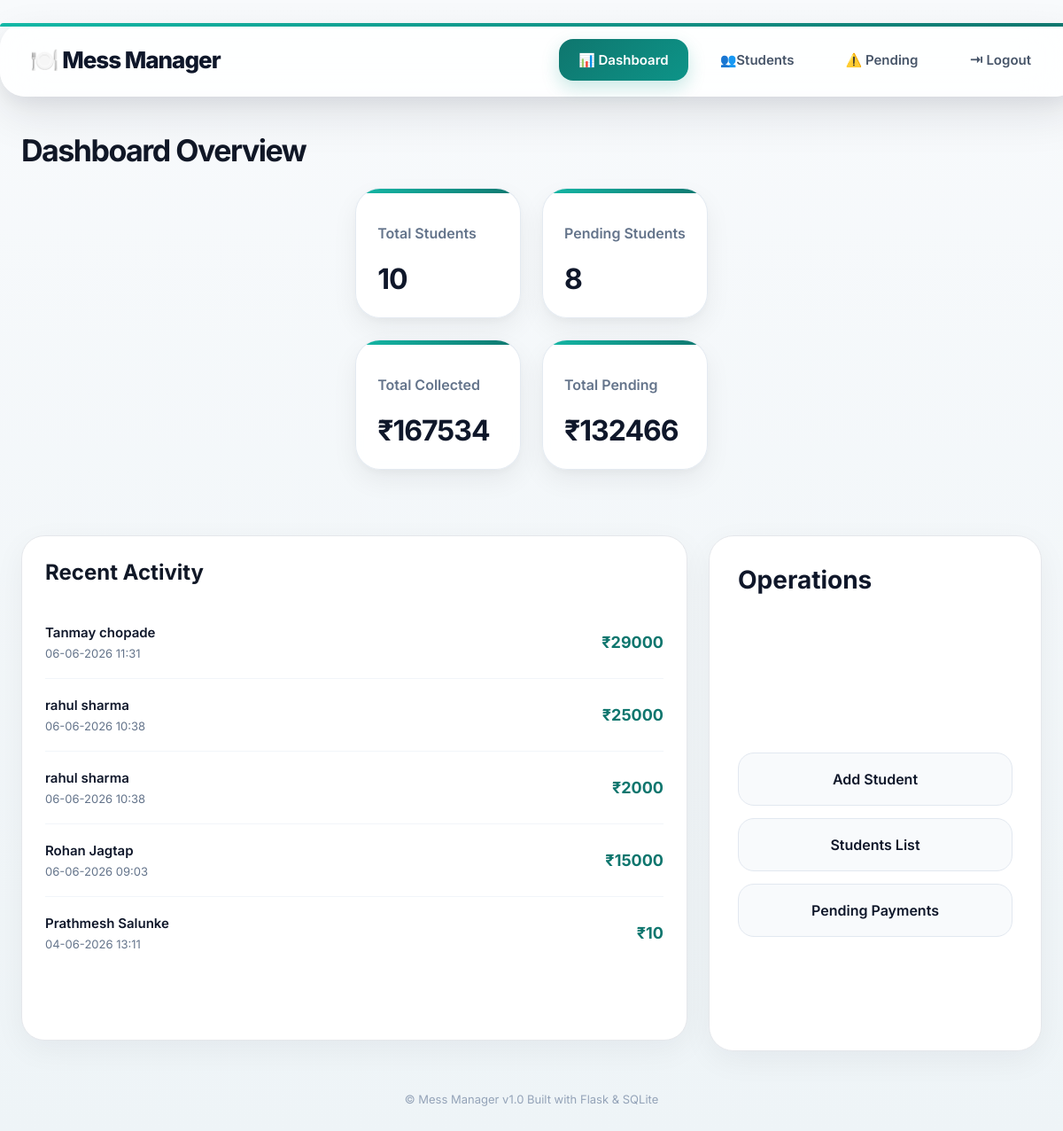
The app's page / (signed in) with its own data.
### tables this page shows
CREATE TABLE payments (

        id INTEGER PRIMARY KEY AUTOINCREMENT,

        student_id INTEGER NOT NULL,

        amount INTEGER NOT NULL,

        payment_date TEXT NOT NULL,

        FOREIGN KEY (student_id)
        REFERENCES students(id)
        ON DELETE CASCADE,

        CHECK(amount > 0)

    );

CREATE TABLE students (

        id INTEGER PRIMARY KEY AUTOINCREMENT,

        admin_id INTEGER NOT NULL,

        student_code TEXT NOT NULL UNIQUE,

        name TEXT NOT NULL,

        mobile TEXT NOT NULL,

        hostel TEXT NOT NULL,

        room TEXT NOT NULL,

        department TEXT NOT NULL,

        academic_level TEXT NOT NULL,

        total_fees INTEGER NOT NULL DEFAULT 30000,

        received_amount INTEGER NOT NULL DEFAULT 0,

        joining_date TEXT NOT NULL,

        FOREIGN KEY (admin_id) REFERENCES admin(id),

        UNIQUE(admin_id, mobile),

        CHECK(received_amount >= 0),

        CHECK(total_fees >= 0),

        CHECK(received_amount <= total_fees)

    );

### app.py (the view)
@app.route('/')
@login_required
def home():
    conn = connect_db()
    admin_id = session['admin_id']
    total_students = conn.execute(
        "SELECT COUNT(*) FROM students WHERE admin_id = ?"
    ,
    (admin_id,)
    ).fetchone()[0]
    total_collected = conn.execute(
        "SELECT SUM(received_amount) FROM students WHERE admin_id = ?"
    ,
    (admin_id,)
    ).fetchone()[0]
    total_pending = conn.execute(
        """

        SELECT SUM(total_fees - received_amount)

        FROM students

        WHERE admin_id = ?

        """,
        (admin_id,)
    ).fetchone()[0]
    pending_students = conn.execute(
        """

        SELECT COUNT(*)

        FROM students

        WHERE admin_id = ?

        AND (total_fees - received_amount) > 0

        """,
        (admin_id,)
    ).fetchone()[0]
    recent_payments = conn.execute(
        """

        SELECT students.name,

            payments.amount,

            payments.payment_date

        FROM payments

        JOIN students

        ON payments.student_id = students.id

        WHERE students.admin_id = ?

        ORDER BY payments.id DESC

        LIMIT 5

        """,
        (admin_id,)
    ).fetchall()
    conn.close()
    if total_collected is None:
        total_collected = 0
    if total_pending is None:
        total_pending = 0
    return render_template(
        "home.html",
        total_students=total_students,
        total_collected=total_collected,
        total_pending=total_pending,
        pending_students=pending_students,
        recent_payments=recent_payments
    )

### app.py (called while the page is built)
def connect_db():
    conn = sqlite3.connect('database.db')
    conn.execute("PRAGMA foreign_keys = ON")
    conn.row_factory = sqlite3.Row
    return conn

def login_required(func):
    @wraps(func)
    def wrapper(*args, **kwargs):
        if not session.get('admin_logged_in'):
            return redirect('/login')
        return func(*args, **kwargs)
    return wrapper

### templates/home.html (shortened to what this page needs)
{% extends "base.html" %}
{% block content %}
    <div class="dashboard-container">
        <div class="dashboard-layout">
            <h1 class="dashboard-title page-title">
                Dashboard Overview
            </h1>
            <div class="dashboard-cards">
                <div class="dashboard-card ui-card">
                    <h3>Total Students</h3>
                    <p>{{ total_students }}</p>
                </div>
                <div class="dashboard-card ui-card">
                    <h3>Pending Students</h3>
                    <p>{{ pending_students }}</p>
                </div>
                <div class="dashboard-card ui-card">
                    <h3>Total Collected</h3>
                    <p>₹{{ total_collected }}</p>
                </div>
                <div class="dashboard-card ui-card">
                    <h3>Total Pending</h3>
                    <p>₹{{ total_pending }}</p>
                </div>
            </div>
        </div>
    <div class="dashboard-middle">
        <div class="recent-payments ui-card">
            <h2>Recent Activity</h2>
            {% if recent_payments %}
            {% for payment in recent_payments %}
            <div class="payment-item">
                <div class="payment-left">
                    <div class="student-payment-name">
                        {{ payment['name'] }}
                    </div>
                    <div class="payment-date">
                        {{ payment['payment_date'] }}
                    </div>
                </div>
                <div class="payment-amount">
                    ₹{{ payment['amount'] }}
                </div>
            </div>
            {% endfor %}
            {% else %}
            <p>No recent payments</p>
            {% endif %}
        </div>
        <div class="quick-actions ui-card">
            <h2>Operations</h2>
            <div class="action-list">
                <a href="/add_student" class="action-card">
                    Add Student
                </a>
                <a href="/student_list" class="action-card">
                    Students List
                </a>
                <a href="/pending_payments" class="action-card">
                    Pending Payments
                </a>
            </div>
        </div>
    </div>
</div>
{% endblock %}

### static/style.css (style rules this page uses)
html { scroll-behavior: smooth; }
* { transition: background 0.2s ease, color 0.2s ease, border-color 0.2s ease, box-shadow 0.2s ease, transform 0.2s ease; }
body { margin: 0; min-height: 100vh; background: linear-gradient(180deg, #f8fafc 0%, #eef4f7 100%); font-family: "Inter", sans-serif; color: #1f2937; -webkit-font-smoothing: antialiased; -moz-osx-font-smoothing: grayscale; }
.dashboard-card { position: relative; overflow: hidden; border-radius: 24px; background: linear-gradient(180deg, rgba(255, 255, 255, 0.96), rgba(248, 250, 252, 0.96)); border: 1px solid rgba(226, 232, 240, 0.9); box-shadow: 0 10px 25px rgba(15, 23, 42, 0.05); transition: all 0.25s ease; }
.dashboard-card::before { content: ""; position: absolute; top: 0; left: 0; width: 100%; height: 5px; background: linear-gradient(90deg, #14b8a6, #0f766e) }
.page-title { margin: 0; font-size: 42px; font-weight: 700; color: #0f172a; letter-spacing: -1.5px; line-height: 1.1; }
.ui-card { background: rgba(255, 255, 255, 0.92); border-radius: 28px; border: 1px solid rgba(226, 232, 240, 0.9); box-shadow: 0 4px 10px rgba(15, 23, 42, 0.03), 0 12px 30px rgba(15, 23, 42, 0.06); backdrop-filter: blur(10px); -webkit-backdrop-filter: blur(10px); transition: transform 0.25s ease, box-shadow 0.25s ease; height: 100%; padding: 0; }
.dashboard-title { font-size: 28px; font-weight: 700; color: #0f172a; margin: 18; letter-spacing: -1.5px; }
.dashboard-card h3 { font-size: 16px; font-weight: 600; color: #64748b; margin-bottom: 22px; }
.dashboard-card p { font-size: 32px; font-weight: 700; color: #0f172a; margin: 0; letter-spacing: -1px; }
.recent-payments { background: white; padding: 28px; border-radius: 18px; box-shadow: 0px 4px 12px rgba(0, 0, 0, 0.06); }
.recent-payments h2 { margin-top: 0; margin-bottom: 24px; color: #111827; font-size: 24px; }
.payment-item { display: flex; align-items: center; justify-content: space-between; padding: 20px 0; border-bottom: 1px solid #f1f5f9; }
.payment-item:last-child { border-bottom: none; }
.student-payment-name { font-size: 15px; font-weight: 600; color: #0f172a; }
.payment-date { margin-top: 6px; font-size: 13px; color: #64748b; }
.payment-amount { font-size: 18px; font-weight: 700; color: #0f766e; }
.dashboard-layout { width: 100%; display: flex; flex-direction: column; gap: 24px; }
.dashboard-middle { display: grid; grid-template-columns: 2fr 1fr; gap: 24px; align-items: stretch; }
.dashboard-container { display: flex; flex-direction: column; gap: 34px; width: 100%; }
.recent-payments { background: white; border-radius: 26px; padding: 26px; border: 1px solid #e5e7eb; box-shadow: 0px 10px 35px rgba(15, 23, 42, 0.05); }
.quick-actions { padding: 32px; border-radius: 28px; background: white; border: 1px solid #e5e7eb; box-shadow: 0px 10px 35px rgba(15, 23, 42, 0.05); min-height: 100%; }
.quick-actions h2 { margin-top: 0; margin-bottom: 24px; font-size: 28px; color: #0f172a; }
.action-list { display: flex; flex-direction: column; gap: 14px; height: 100%; justify-content: center; }
.action-card { display: flex; align-items: center; justify-content: center; height: 58px; border-radius: 18px; background: #f8fafc; border: 1px solid #e2e8f0; font-weight: 600; text-decoration: none; color: #0f172a; }
.page-title { margin: 0; font-size: 34px; color: #111827; }
.dashboard-cards { display: grid !important; grid-template-columns: repeat(2, 1fr) !important; gap: 24px !important; width: auto !important; margin-top: 28px; margin: 0 auto 40px auto !important; }
.dashboard-card { padding: 24px !important; box-sizing: border-box !important; }

### records on screen
payments: name "Tanmay chopade", payment_date "06-06-2026 11:31", amount "29000"
payments: name "rahul sharma", payment_date "06-06-2026 10:38", amount "25000"
payments: name "rahul sharma", payment_date "06-06-2026 10:38", amount "2000"
payments: name "Rohan Jagtap", payment_date "06-06-2026 09:03", amount "15000"
payments: name "Prathmesh Salunke", payment_date "04-06-2026 13:11", amount "10"

### other values on screen
{{ total_students }} "10"
{{ pending_students }} "8"
{{ total_collected }} "167534"
{{ total_pending }} "132466"
